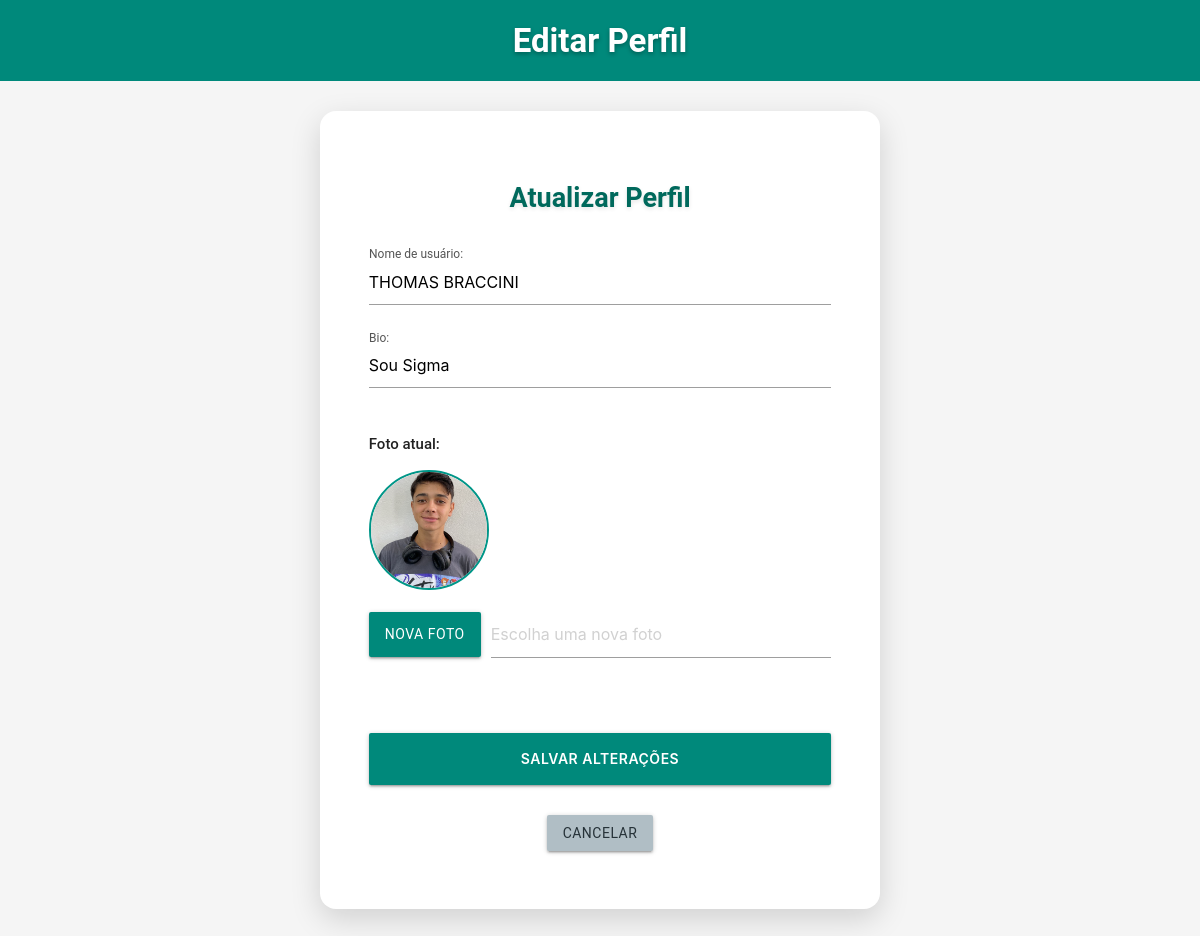
Screenshot of /meu_perfil/editar_perfil.php (signed in) with the database file from the repository.
### tables this page shows
CREATE TABLE IF NOT EXISTS `usuario` (
  `id_usuario` int NOT NULL AUTO_INCREMENT,
  `nome` varchar(150) NOT NULL,
  `email` varchar(255) NOT NULL,
  `senha` varchar(255) NOT NULL,
  `preferencias` text,
  `data_cadastro` datetime DEFAULT CURRENT_TIMESTAMP,
  `deleted_at` datetime DEFAULT NULL,
  `verificado` tinyint(1) DEFAULT '0',
  `codigo_verificacao` varchar(10) DEFAULT NULL,
  `codigo_expira_em` int DEFAULT NULL,
  `token_recuperacao` varchar(32) DEFAULT NULL,
  `token_expira_em` int DEFAULT NULL,
  `foto_perfil` varchar(255) DEFAULT NULL,
  `is_admin` tinyint(1) DEFAULT '0',
  PRIMARY KEY (`id_usuario`),
  UNIQUE KEY `email` (`email`)
);

### meu_perfil/editar_perfil.php (the view, shortened to what this page needs)
<?php
require_once "../conexao.php";
$id = $_SESSION['user_id'];
$sql = "SELECT nome, preferencias, foto_perfil
        FROM usuario
        WHERE id_usuario = $id AND deleted_at IS NULL";
$resultado = mysqli_query($conexao, $sql);
$usuario = mysqli_fetch_assoc($resultado);
?>
<!DOCTYPE html>
<html lang="pt-br">
<head>
    <link type="text/css" rel="stylesheet" href="../css/materialize.min.css" media="screen,projection"/>
    <link type="text/css" rel="stylesheet" href="../css/style_todos.css"/>
</head>
<body>
    <h1 class="title-nac">Editar Perfil</h1>
    <div class="upload-container">
        <div class="upload-card">
            <h2 class="upload-title">Atualizar Perfil</h2>
            <form action="editar_perfil.php" method="POST" enctype="multipart/form-data">
                <div class="row">
                    <div class="input-field col s12">
                        <input type="text" name="nome" id="nome" required maxlength="150" class="validate"
                            placeholder="Seu novo nome" value="<?= htmlspecialchars($usuario['nome'], ENT_QUOTES) ?>">
                        <label for="nome">Nome de usuário:</label>
                    </div>
                    <div class="input-field col s12">
                        <textarea name="preferencias" id="preferencias" class="materialize-textarea"
                            placeholder="Sua nova bio"><?= htmlspecialchars($usuario['preferencias'], ENT_QUOTES) ?></textarea>
                        <label for="preferencias">Bio:</label>
                    </div>
                    <div class="col s12">
                        <p><strong>Foto atual:</strong></p>
                        <?php
                        $caminho_foto = !empty($usuario['foto_perfil']) ? "../" . $usuario['foto_perfil'] : '';
                        if ($caminho_foto && file_exists($caminho_foto)):
                        ?>
                            <img src="<?= $caminho_foto ?>" alt="Foto atual"
                                class="circle"
                                style="width: 120px; height: 120px; object-fit: cover; border: 2px solid #009688;">
                        <?php endif; ?>
                    </div>
                    <div class="file-field input-field col s12">
                        <div class="btn teal darken-1">
                            <span>Nova Foto</span>
                        </div>
                        <div class="file-path-wrapper">
                            <input class="file-path validate" type="text"
                                placeholder="Escolha uma nova foto">
                        </div>
                    </div>
                    <div class="col s12" style="margin-top: 2rem; text-align: center;">
                        <button type="submit" class="btn waves-effect waves-light btn-upload">
                            Salvar Alterações
                        </button>
                        <a href="../meu_perfil/meu_perfil.php" class="btn waves-effect waves-light btn-cancel" style="margin-top: 2rem; text-align: center;">
                        Cancelar
                        </a>
                    </div>
                </div>
            </form>
        </div>
    </div>
</body>
</html>

### css/style_todos.css (style rules this page uses)
body { background: #f5f5f5; font-family: 'Roboto', sans-serif; display: flex; flex-direction: column; min-height: 100vh; margin: 0; }
.title-nac { background: #00897b; color: white; text-align: center; padding: 1.5rem 0; font-size: 2.2rem; font-weight: 600; margin: 0; text-shadow: 0 2px 4px rgba(0,0,0,0.3); }
.input-field input { font-size: 1rem ; padding: 0 1rem ; }
.input-field label { color: #555; font-size: 1rem; }
.upload-container { flex: 1; display: flex; justify-content: center; align-items: center; padding: 2rem; min-height: calc(100vh - 140px); }
.upload-card { background: white; padding: 2.5rem; border-radius: 16px; box-shadow: 0 10px 30px rgba(0,0,0,0.15); width: 100%; max-width: 560px; }
.upload-title { font-size: 1.8rem; font-weight: 600; color: #00695c; text-align: center; margin-bottom: 2rem; text-shadow: 0 2px 4px rgba(0,0,0,0.1); }
.btn-upload { background: #00897b; width: 100%; height: 52px; font-weight: 600; text-transform: uppercase; letter-spacing: 0.5px; margin-top: 1.5rem; }
.btn-cancel { background: #b0bec5 !important; color: #263238 !important; }
.file-field .btn { background: #00695c; }

### rows the page displays
usuario: nome "THOMAS BRACCINI", preferencias "Sou Sigma", foto_perfil (picture)
